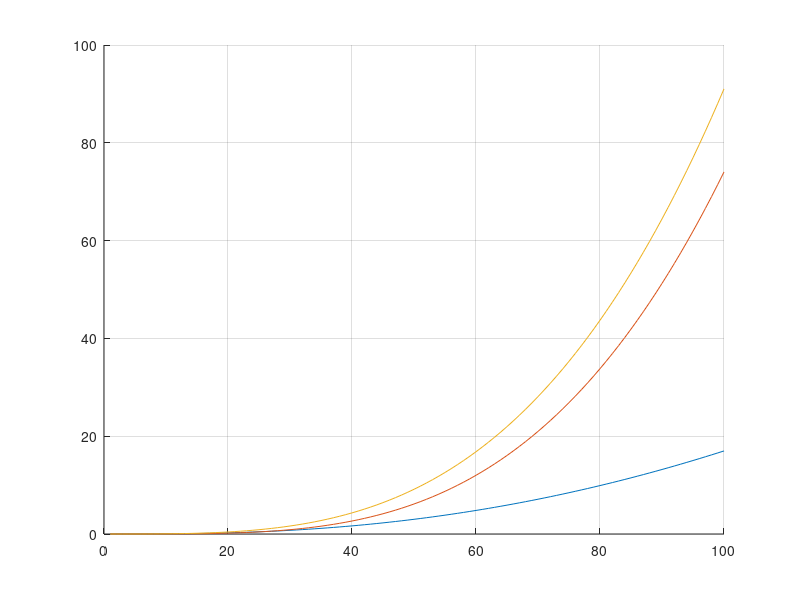

Source code (MATLAB): (Note: this script raises an error after producing the figure.)

t = linspace(0, 5);

x2 = t.^2 - 2*t + 2 - 2.*exp(-t);
x3 = t.^3 - 3*t.^2 + 6*t - 6 + 6.*exp(-t);

x2_x3 = x2 + x3;



hold on

plot(x2); L1 = '$f(t) = t^2$';
plot(x3); L2 = '$f(t) = t^3$';
plot(x2_x3); L3 = '$f(t) = t^2 + t^3$';

grid on

ax = gca;
ax.LineWidth = 0.1;
ax.GridLineStyle = '--';
ax.GridColor = 'k';
ax.GridAlpha = 0.3;

legend_handle = legend( {L1, L2, L3} );
set(legend_handle,'Interpreter','latex');

set(legend_handle, 'FontSize', 12, 'Location', 'northwest');

xlabel('t');
ylabel('x');
ylh = get(gca, 'ylabel');
gyl = get(ylh);
ylp = get(ylh, 'Position');
set(ylh, 'Rotation', 0, 'Position', ylp, 'VerticalAlignment', 'middle', 'HorizontalAlignment', 'right');

title('A family of simple differential equations')